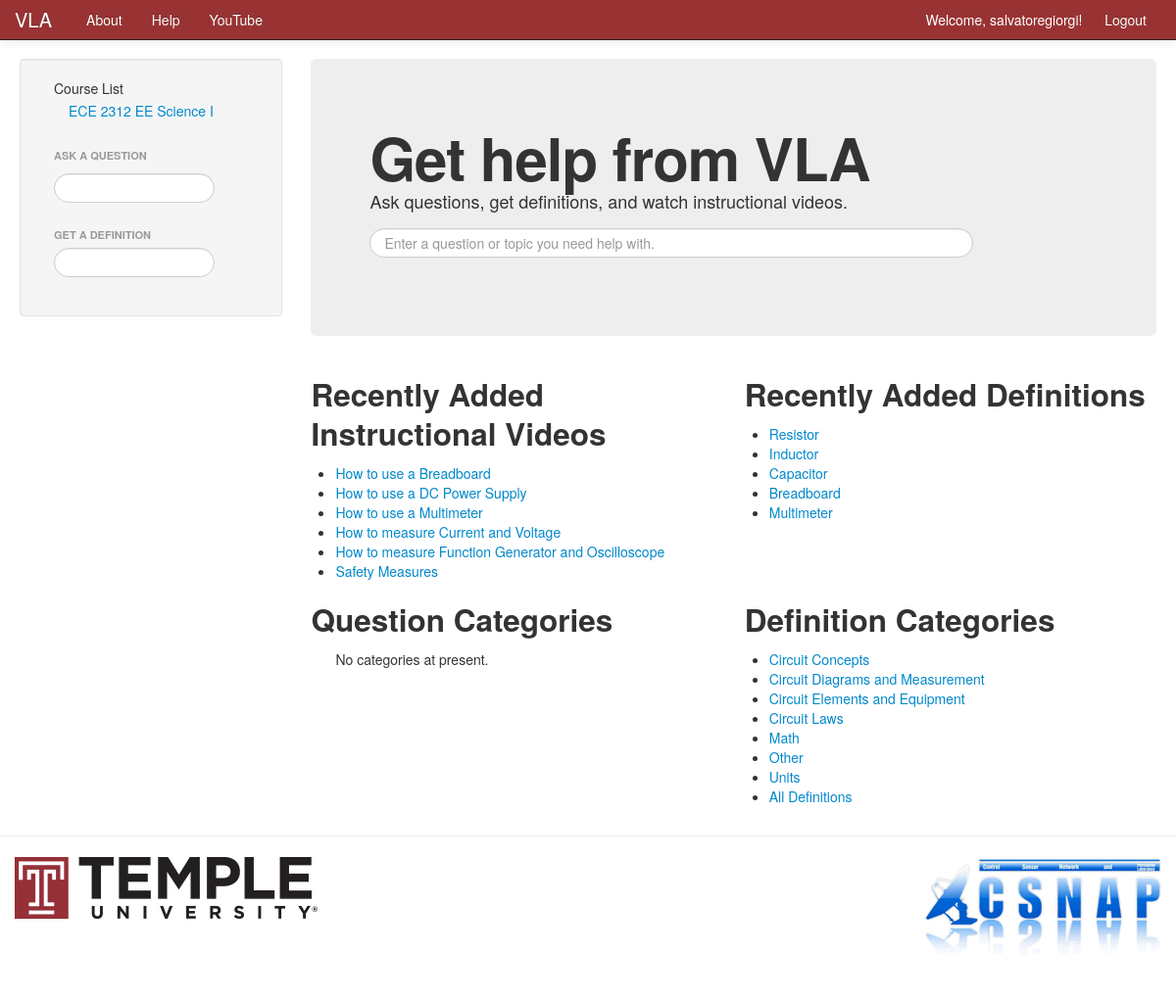
Screenshot of /VLA/help/ (signed in) with the database file from the repository.
### VLA/models.py (models this page shows, shortened)
class Course(models.Model):
    name = models.CharField(max_length=128, unique=True)
    crn = models.IntegerField(default=0, blank=True)
    subj = models.CharField(max_length=10)
    course_number = models.IntegerField(default=0)
    section_number = models.IntegerField(default=0, blank=True)
    start_date = models.DateField('Course Start Date', blank=True, null=True)
    end_date = models.DateField('Course End Date', blank=True, null=True)
    lecture_time = models.TimeField('Lecture Time', blank=True, null=True)
    lecture_days = models.CharField(max_length=50, blank=True)
    lecture_location = models.CharField(max_length=50, blank=True)
    lab_time = models.TimeField('Lab Time', blank=True, null=True)
    lab_days = models.CharField(max_length=50, blank=True)
    lab_location = models.CharField(max_length=50, blank=True)
    course_description = models.TextField(max_length=500, blank=True)
    course_overview = models.TextField(max_length=500, blank=True)
    website = models.URLField(blank=True)
    instructor_name = models.CharField(max_length=50, blank=True)
    instructor_email = models.EmailField(blank=True)
    instructor_office_hours = models.TimeField(blank=True, null=True)
    instructor_office_days = models.CharField(max_length=50, blank=True)
    instructor_office_location = models.CharField(max_length=50, blank=True)
    instructor_phone = models.CharField(max_length=50, blank=True)
    TA_name = models.CharField(max_length=50, blank=True)
    TA_email = models.EmailField(blank=True)
    TA_office_hours = models.TimeField(blank=True, null=True)
    TA_office_days = models.CharField(max_length=50, blank=True)
    TA_office_location = models.CharField(max_length=50, blank=True)
    TA_phone = models.CharField(max_length=128, blank=True)
    views = models.IntegerField(default=0)
    likes = models.IntegerField(default=0)

class Video(models.Model):
    name = models.CharField(max_length=128)
    video_link = models.CharField(max_length=128)

class VocabTopic(models.Model):
    topic = models.CharField(max_length=128)
    domain = models.ForeignKey(VocabDomain)
    def_useful = models.BooleanField(default=False)

### VLA/views.py (the view)
# urls.py: url(r'^help/(?P<vocab_topic_name_url>\w+)/$', views.vocab_topic, name='vocab_topic'),
def help(request):
    cour_list = get_course_list()
    context_dict = {'cour_list': cour_list}
    context_dict['def_searched'] = False
    context_dict['def_topics'] = get_vocab_topic_list()
    context_dict['def_list'] = Node.objects.all()
    videos = Video.objects.all()
    for video in videos:
        video.url = video.name.replace(' ', '_')
    context_dict['videos'] = videos
    if not request.user.is_authenticated():
        return render(request, 'VLA/login.html')
    else:
        context_dict['logged_in'] = True
        return render(request, 'VLA/help.html', context_dict)

### VLA/views.py (called while the page is built)
def get_course_list():
    cour_list = Course.objects.all().order_by('subj', 'course_number')
    for cour in cour_list:
        cour.url = cour.name.replace(' ', '_')
    return cour_list

def get_vocab_topic_list():
    vocab_topic_list = VocabTopic.objects.filter(def_useful=True).order_by('topic')
    for topic in vocab_topic_list:
        topic.url = topic.topic.replace(' ', '_')
    return vocab_topic_list

### VLA/templates/VLA/help.html (shortened to what this page needs)
{% extends 'VLA/base.html' %}
{% block body_block %}
<div class="hero-unit">
    <h1>Get help from VLA</h1>
    <p>Ask questions, get definitions, and watch instructional videos.</p>
    <form>
        <input  class="search-query span10" type="text" name="suggestion" value="" placeholder="Enter a question or topic you need help with." id="suggestion" />
    </form>
</div>
<div class="row-fluid">
    <div class="span6">
        <h2>Recently Added Instructional Videos</h2>
        {% if videos %}
            <ul>
                {% for video in videos %}
                    <li><a href="{% url 'video' video.url %}">{{ video.name }}</a></li>
                {% endfor %}
            </ul>
        {% else %}
            <ul><li>There are no videos present</li></ul>
        {% endif %}
    </div>
    <div class="span6">
        <h2>Recently Added Definitions</h2>
        <ul>
            <li><a href="/VLA/help/definition/Resistor/">Resistor</a></li>
            <li><a href="/VLA/help/definition/Inductor/">Inductor</a></li>
            <li><a href="/VLA/help/definition/Capacitor/">Capacitor</a></li>
            <li><a href="/VLA/help/definition/Breadboard/">Breadboard</a></li>
            <li><a href="/VLA/help/definition/Multimeter/">Multimeter</a></li>
        </ul>
    </div>
</div>
<div class="row-fluid">
    <div class="span6">
        <h2>Question Categories</h2>
        {% if question_category %}
            <ul>
                {% for category in question_category %}
                    {% if category.category not in 'Problem Word' %}
                        <li>{{ category.category }}</li>
                    {% endif %}
                {% endfor %}
            <li>How to use VLA</li>
            <li>Instructional Videos</li>
            <li>Theory</li>
            <li>Safety</li>
            <li>General</li>
            <li>How to use Multisim</li>
            <li>How to use CircuitLab.com</li>
            <li>All Questions</li>
            </ul>
        {% else %}
            <ul>No categories at present.</ul>
        {% endif %}
    </div>
    <div class="span6">
        <h2>Definition Categories</h2>
        {% if def_topics %}
            <ul>
                {% for topic in def_topics %}
                    <li><a href="{% url 'vocab_topic' topic.url %}">{{ topic.topic }}</a></li>
                {% endfor %}
                <li><a href="{% url 'vocab_topic' 'definitionlist' %}">All Definitions</a></li>
            </ul>
        {% else %}
            <ul>No definitions at present.</ul>
        {% endif %}
    </div>
</div>
{% endblock %}

### VLA/templates/VLA/base.html (shortened to what this page needs)
<!DOCTYPE html>
{% load static %}
<html>
<head>
    <link href="{% static 'css/bootstrap-fluid-adj.css' %}" rel="stylesheet">
    <link href="{% static 'css/bootstrap.min.css' %}" rel="stylesheet" media="screen">
    <link href="{% static 'css/bootstrap-responsive.css' %}" rel="stylesheet">
</head>
    <body>
        <div class="navbar navbar-inverse navbar-fixed-top">
            <div class="navbar-inner">
                <div class="container">
                    <a class="brand" href="/VLA/">VLA</a>
                    <div class="nav-collapse collapse">
                        <ul class="nav pull-right">
                            {% if user.is_authenticated %}
                             <li class="navbar-text">Welcome, {{ user.username }}! &nbsp;</li>
                             <li><a href="/VLA/logout/">Logout</a></li>
                            {% else %}
                             <li><a href="/VLA/register/">Register</a></li>
                             <li><a href="/VLA/login/">Login</a></li>
                            {% endif %}
                        </ul>
                        <ul class="nav">
                            <li><a href="/VLA/about/">About</a></li>
                            <li><a href="/VLA/help/">Help</a></li>
                            <li><a href="https://www.youtube.com/channel/UCNU5MvpuVNIAe2NvCiweCNw/" target="new">YouTube</a></li>
                        </ul>
                    </div>
                </div>
            </div>
         </div>
        <div class="container-fluid">
            <div class="row-fluid">
                <div class="span3">
                    <div class="well sidebar-nav">
                        <div id="cours">
                            {% if user.is_authenticated %}
                                <ul class="nav nav-list"><li>{% block sidetitle %}Course List{% endblock %}</li>
                                    {% block sidebar %}
                                        {% if cour_list %}
                                            {% include 'VLA/course_list.html' with cour_list=cour_list %}
                                        {% endif %}
                                    {% endblock %}
                                </ul>
                                <ul class="nav nav-list">&nbsp;</ul>
                                <ul class="nav nav-list">
                                    <li class="nav-header">Ask a Question</li>
                                    <form>
                                        <li><input  class="search-query span10" type="text" name="question_suggestion" value="" id="question_suggestion" /></li>
                                    </form>
                                </ul>
                                <ul class="nav nav-list">
                                    <li class="nav-header">Get a Definition</li>
                                    <form>
                                    <li><input  class="search-query span10" type="text" name="definition_suggestion" value="" id="definition_suggestion" /></li>
                                    </form>
                                </ul>
                            {% endif %}
                        </div>
                    </div>
                </div>
                <div class="span9">
                    {% block body_block %}
                    {% endblock %}
                </div>
            </div>
        </div>
        <hr>
        <footer>
            <div class="container">
                <a href="http://www.temple.edu" target="new"><img src="{% static 'VLA/images/temple_logo.jpg' %}"></a>
                <ul class="nav pull-right">
                            <a href="http://www.temple.edu/csnap/" target="new"><img src="{% static 'VLA/images/csnap_logo.jpg' %}"></a>
                        </ul>
            </div>
        </footer>
    </body>
</html>

### VLA/templates/VLA/course_list.html
<ul class="nav nav-list">
    {% if cour_list %}
        {% for cour in cour_list %}
            <li><a href="{% url 'course' cour.url %}">{{ cour.subj }} {{ cour.course_number }} {{ cour.name }}</a></li>
        {% endfor %}
    {% else %}
        <li>No courses at present.</li>
   {% endif %}
</ul>

### rows the page displays
Course: subj "ECE", course_number "2312", name "EE Science I"
Video: name "How to use a Breadboard"
Video: name "How to use a DC Power Supply"
Video: name "How to use a Multimeter"
Video: name "How to measure Current and Voltage"
Video: name "How to measure Function Generator and Oscilloscope"
Video: name "Safety Measures"
VocabTopic: topic "Circuit Concepts"
VocabTopic: topic "Circuit Diagrams and Measurement"
VocabTopic: topic "Circuit Elements and Equipment"
VocabTopic: topic "Circuit Laws"
VocabTopic: topic "Math"
VocabTopic: topic "Other"
VocabTopic: topic "Units"

### other values shown
{{ user.username }} "salvatoregiorgi"
